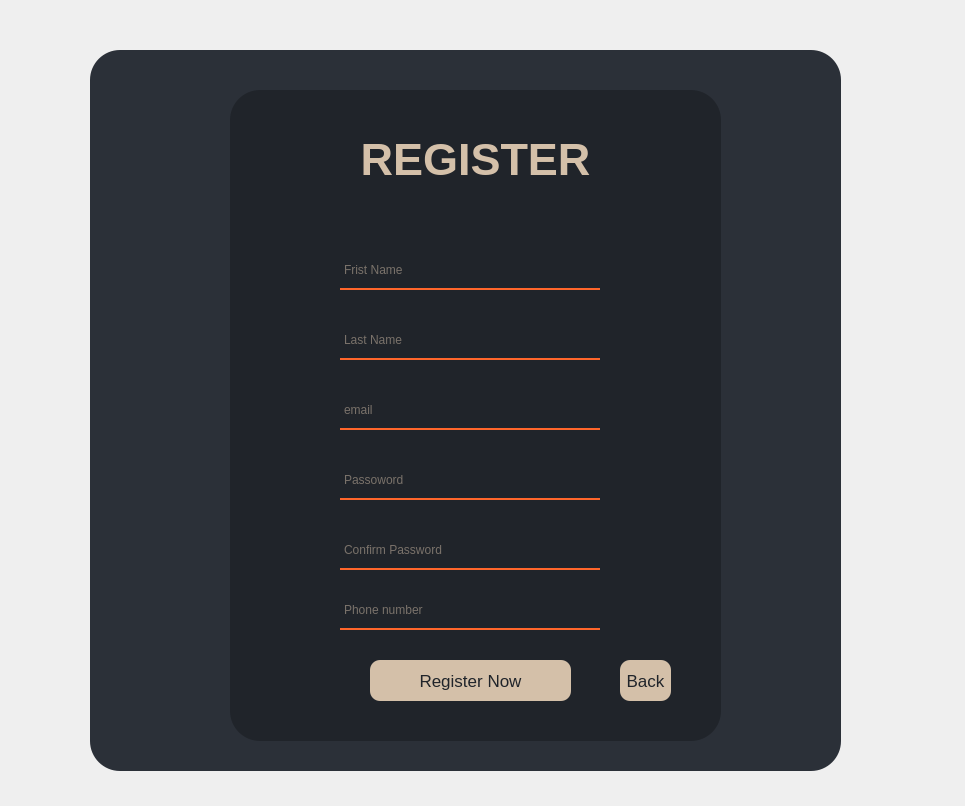
<?xml version="1.0" encoding="UTF-8"?>
<ui version="4.0">
 <class>Form</class>
 <widget class="QWidget" name="Form">
  <property name="geometry">
   <rect>
    <x>0</x>
    <y>0</y>
    <width>965</width>
    <height>806</height>
   </rect>
  </property>
  <property name="windowTitle">
   <string>Form</string>
  </property>
  <widget class="QWidget" name="widget" native="true">
   <property name="geometry">
    <rect>
     <x>60</x>
     <y>20</y>
     <width>831</width>
     <height>761</height>
    </rect>
   </property>
   <widget class="QLabel" name="label">
    <property name="geometry">
     <rect>
      <x>30</x>
      <y>30</y>
      <width>751</width>
      <height>721</height>
     </rect>
    </property>
    <property name="styleSheet">
     <string notr="true">background-color: #2b3038;
border-radius: 30px;</string>
    </property>
    <property name="text">
     <string/>
    </property>
   </widget>
   <widget class="QLabel" name="label_2">
    <property name="geometry">
     <rect>
      <x>170</x>
      <y>70</y>
      <width>491</width>
      <height>651</height>
     </rect>
    </property>
    <property name="styleSheet">
     <string notr="true">background-color: #20242a;
border-radius: 30px;</string>
    </property>
    <property name="text">
     <string/>
    </property>
   </widget>
   <widget class="QLabel" name="label_3">
    <property name="geometry">
     <rect>
      <x>40</x>
      <y>100</y>
      <width>751</width>
      <height>81</height>
     </rect>
    </property>
    <property name="font">
     <font>
      <family>Segoe UI</family>
      <pointsize>34</pointsize>
     </font>
    </property>
    <property name="styleSheet">
     <string notr="true">color: rgb(212, 192, 169);</string>
    </property>
    <property name="text">
     <string>&lt;strong&gt;REGISTER&lt;/strong&gt;</string>
    </property>
    <property name="alignment">
     <set>Qt::AlignCenter</set>
    </property>
   </widget>
   <widget class="QLineEdit" name="lastNameLabel">
    <property name="geometry">
     <rect>
      <x>280</x>
      <y>300</y>
      <width>260</width>
      <height>40</height>
     </rect>
    </property>
    <property name="font">
     <font>
      <family>Segoe UI</family>
      <pointsize>9</pointsize>
     </font>
    </property>
    <property name="styleSheet">
     <string notr="true">background-color: rgba(0,0,0,0);
border: 2px solid rgba(0,0,0,0);
border-bottom-color: #ff662b;
color: rgb(212, 192, 169);
paddinf-bottom: 7px;</string>
    </property>
    <property name="placeholderText">
     <string>Last Name</string>
    </property>
   </widget>
   <widget class="QLineEdit" name="passwordLabel">
    <property name="geometry">
     <rect>
      <x>280</x>
      <y>440</y>
      <width>260</width>
      <height>40</height>
     </rect>
    </property>
    <property name="font">
     <font>
      <family>Segoe UI</family>
      <pointsize>9</pointsize>
     </font>
    </property>
    <property name="styleSheet">
     <string notr="true">background-color: rgba(0,0,0,0);
border: 2px solid rgba(0,0,0,0);
border-bottom-color: #ff662b;
color: rgb(212, 192, 169);
paddinf-bottom: 7px;</string>
    </property>
    <property name="echoMode">
     <enum>QLineEdit::PasswordEchoOnEdit</enum>
    </property>
    <property name="placeholderText">
     <string>Passoword</string>
    </property>
   </widget>
   <widget class="QPushButton" name="registerButton">
    <property name="geometry">
     <rect>
      <x>310</x>
      <y>640</y>
      <width>201</width>
      <height>41</height>
     </rect>
    </property>
    <property name="font">
     <font>
      <family>Segoe UI</family>
      <pointsize>13</pointsize>
     </font>
    </property>
    <property name="styleSheet">
     <string notr="true">QPushButton{
background-color:  rgb(212, 192, 169);
color: #20242a;
border-radius: 10px;
}
QPushButton:hover{
background-color: #837c73;
}

QPushButton:pressed{
padding-left: 5px;
padding-right: 5px;
background-position: calc(100% - 10px)center;
background-color: #ff662b;;
}
</string>
    </property>
    <property name="text">
     <string>Register Now</string>
    </property>
   </widget>
   <widget class="QLineEdit" name="firstNameLabel">
    <property name="geometry">
     <rect>
      <x>280</x>
      <y>230</y>
      <width>260</width>
      <height>40</height>
     </rect>
    </property>
    <property name="font">
     <font>
      <family>Segoe UI</family>
      <pointsize>9</pointsize>
     </font>
    </property>
    <property name="styleSheet">
     <string notr="true">background-color: rgba(0,0,0,0);
border: 2px solid rgba(0,0,0,0);
border-bottom-color: #ff662b;
color: rgb(212, 192, 169);
paddinf-bottom: 7px;</string>
    </property>
    <property name="placeholderText">
     <string>Frist Name</string>
    </property>
   </widget>
   <widget class="QLineEdit" name="emailLabel">
    <property name="geometry">
     <rect>
      <x>280</x>
      <y>370</y>
      <width>260</width>
      <height>40</height>
     </rect>
    </property>
    <property name="font">
     <font>
      <family>Segoe UI</family>
      <pointsize>9</pointsize>
     </font>
    </property>
    <property name="styleSheet">
     <string notr="true">background-color: rgba(0,0,0,0);
border: 2px solid rgba(0,0,0,0);
border-bottom-color: #ff662b;
color: rgb(212, 192, 169);
paddinf-bottom: 7px;</string>
    </property>
    <property name="placeholderText">
     <string>email</string>
    </property>
   </widget>
   <widget class="QLineEdit" name="password2Label">
    <property name="geometry">
     <rect>
      <x>280</x>
      <y>510</y>
      <width>260</width>
      <height>40</height>
     </rect>
    </property>
    <property name="font">
     <font>
      <family>Segoe UI</family>
      <pointsize>9</pointsize>
     </font>
    </property>
    <property name="styleSheet">
     <string notr="true">background-color: rgba(0,0,0,0);
border: 2px solid rgba(0,0,0,0);
border-bottom-color: #ff662b;
color: rgb(212, 192, 169);
paddinf-bottom: 7px;</string>
    </property>
    <property name="echoMode">
     <enum>QLineEdit::PasswordEchoOnEdit</enum>
    </property>
    <property name="placeholderText">
     <string>Confirm Password</string>
    </property>
   </widget>
   <widget class="QLabel" name="errorLabel">
    <property name="geometry">
     <rect>
      <x>170</x>
      <y>190</y>
      <width>491</width>
      <height>20</height>
     </rect>
    </property>
    <property name="styleSheet">
     <string notr="true">color: red;</string>
    </property>
    <property name="text">
     <string/>
    </property>
    <property name="alignment">
     <set>Qt::AlignCenter</set>
    </property>
   </widget>
   <widget class="QPushButton" name="backButton">
    <property name="geometry">
     <rect>
      <x>560</x>
      <y>640</y>
      <width>51</width>
      <height>41</height>
     </rect>
    </property>
    <property name="font">
     <font>
      <family>Segoe UI</family>
      <pointsize>13</pointsize>
     </font>
    </property>
    <property name="styleSheet">
     <string notr="true">QPushButton{
background-color:  rgb(212, 192, 169);
color: #20242a;
border-radius: 10px;
}
QPushButton:hover{
background-color: #837c73;
}

QPushButton:pressed{
padding-left: 5px;
padding-right: 5px;
background-position: calc(100% - 10px)center;
background-color: #ff662b;;
}
</string>
    </property>
    <property name="text">
     <string>Back</string>
    </property>
   </widget>
   <widget class="QLineEdit" name="phoneLabel">
    <property name="geometry">
     <rect>
      <x>280</x>
      <y>570</y>
      <width>260</width>
      <height>40</height>
     </rect>
    </property>
    <property name="font">
     <font>
      <family>Segoe UI</family>
      <pointsize>9</pointsize>
     </font>
    </property>
    <property name="styleSheet">
     <string notr="true">background-color: rgba(0,0,0,0);
border: 2px solid rgba(0,0,0,0);
border-bottom-color: #ff662b;
color: rgb(212, 192, 169);
paddinf-bottom: 7px;</string>
    </property>
    <property name="echoMode">
     <enum>QLineEdit::Normal</enum>
    </property>
    <property name="placeholderText">
     <string>Phone number</string>
    </property>
   </widget>
  </widget>
 </widget>
 <resources/>
 <connections/>
</ui>
